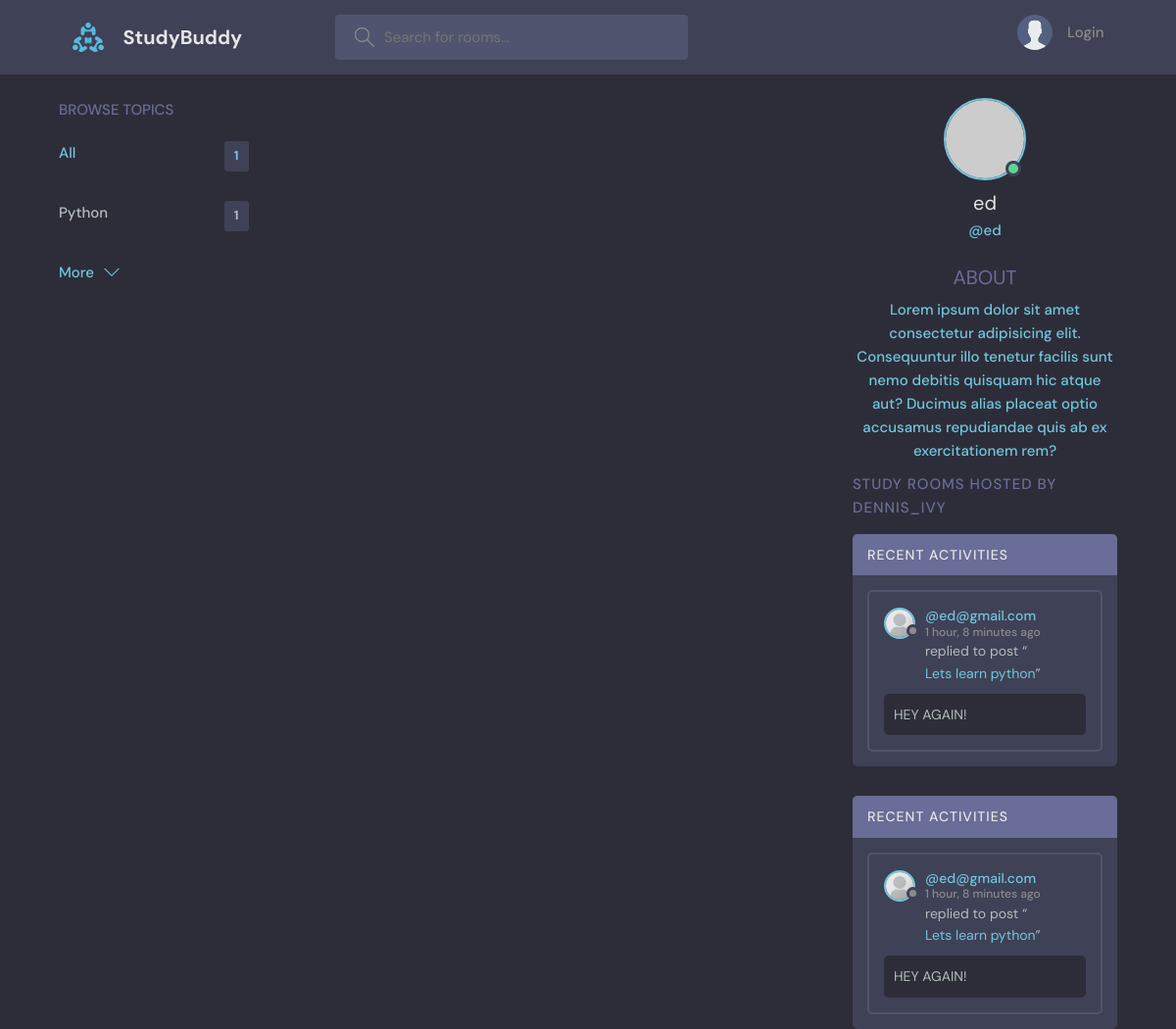
Page /profile/1/ on the committed database.
### base/models.py (models this page shows, shortened)
class Topic(models.Model):
    name = models.CharField(max_length = 200)

class User(AbstractUser):
    name = models.CharField(max_length=200, null=True)
    email = models.EmailField(unique=True, null=True)
    bio = models.TextField(null=True)
    avatar = models.ImageField(null=True, default="avatar.svg")
    USERNAME_FIELD = 'email'
    REQUIRED_FIELDS =[]

class Message(models.Model):
   user = models.ForeignKey(User, on_delete = models.CASCADE)
   room = models.ForeignKey(Room, on_delete = models.CASCADE)
   body = models.TextField()
   updated = models.DateTimeField(auto_now = True)
   created = models.DateTimeField(auto_now_add = True)
   class Meta:
        ordering = ['-updated', 'created']

class Room(models.Model):
    host = models.ForeignKey(User, on_delete = models.SET_NULL, null = True)
    topic = models.ForeignKey(Topic, on_delete = models.SET_NULL, null = True)
    name = models.CharField(max_length = 200)
    description = models.TextField(null = True, blank = True)
    participants = models.ManyToManyField(
        User, related_name='participants', blank=True)
    updated = models.DateTimeField(auto_now = True)
    created = models.DateTimeField(auto_now_add = True)
    class Meta:
        ordering = ['-updated', 'created']
    def __str__(self):
        return self.name

### base/views.py (the view)
# urls.py: path('profile/<str:pk>/', views.userProfile, name="user-profile"),
def userProfile(request, pk):
    user = User.objects.get(id=pk)
    rooms = user.room_set.all()
    room_messages = user.message_set.all()
    topics = Topic.objects.all()
    context = {'user':user, 'rooms':rooms, 'room_messages':room_messages, 'topics':topics}
    return render(request, 'base/profile.html', context)

### base/templates/base/profile.html (shortened to what this page needs)
{% extends 'main.html' %}
{% block content %}
  <main class="profile-page layout layout--3">
    <div class="container">
      {%include 'base/topic_component.html'%}
      <div class="roomList">
        <div class="profile">
          <div class="profile__avatar">
            <div class="avatar avatar--large active">
              <img src="https://randomuser.me/api/portraits/men/11.jpg" />
            </div>
          </div>
          <div class="profile__info">
            <h3>{{user.username}}</h3>
            <p>@{{user.username}}</p>
          <div class="profile__about">
            <h3>About</h3>
            <p>
              Lorem ipsum dolor sit amet consectetur adipisicing elit. Consequuntur illo tenetur
              facilis sunt nemo debitis quisquam hic atque aut? Ducimus alias placeat optio
              accusamus repudiandae quis ab ex exercitationem rem?
            </p>
          </div>
        </div>
        <div class="roomList__header">
          <div>
            <h2>Study Rooms Hosted by dennis_ivy</a>
            </h2>
          </div>
        </div>
        {% include 'base/activity_component.html'%}
      </div>
      {% include 'base/activity_component.html'%}
    </div>
  </main>
{% endblock content %}

### templates/main.html (shortened to what this page needs)
<!DOCTYPE html>
{% load static%}
<html lang="en">
  <head>
    <link rel="stylesheet" href="{% static 'styles/style.css' %}" />
  </head>
  <body>
    {%include 'navbar.html'%}
    {% block content %}
    {% endblock %}
    </body>
</html>

### templates/navbar.html (shortened to what this page needs)
{% load static %}
<header class="header header--loggedIn">
    <div class="container">
      <a href="{% url 'home' %}" class="header__logo">
        <img src="{% static 'images/logo.svg' %}" />
        <h1>StudyBuddy</h1>
      </a>
      <form class="header__search" method="GET" action="{% url 'home' %}">
        <label>
          <input name="q" placeholder="Search for rooms..." />
        </label>
      </form>
      <nav class="header__menu">
        {% if request.user.is_authenticated %}
        <div class="header__user">
          <a href="{% url 'update-user'%}">
            <div class="avatar avatar--medium active">
              <img src="{{request.user.avatar.url}}" />
            </div>
            <p> {{request.user.username}} <span> @{{request.user}} </span></p>
          </a>
          <button class="dropdown-button">
            <svg version="1.1" xmlns="http://www.w3.org/2000/svg" width="32" height="32" viewBox="0 0 32 32">
              <title>chevron-down</title>
              <path d="M16 21l-13-13h-3l16 16 16-16h-3l-13 13z"></path>
            </svg>
          </button>
        </div>
        {% else %}
        <a href="{% url 'login' %}">
          <img src="{% static 'images/avatar.svg' %}" />
          <p>Login</p>
        </a>
        {% endif %}
      </nav>
    </div>
  </header>

### base/templates/base/topic_component.html
<div class="topics">
    <div class="topics__header">
      <h2>Browse Topics</h2>
    </div>
    <ul class="topics__list">
      <li>
        <a href="{% url 'home' %}" class="active">All <span>{{topics.count}}</span></a>
      </li>
    {% for topic in topics%}
      <li>
        <a href="{% url 'home' %}?q={{topic.name}}">{{topic.name}} <span>{{topic.room_set.all.count}}</span></a>
      </li>
    {% endfor %}
    </ul>
    <a class="btn btn--link" href="{% url 'topics' %}">
      More
      <svg version="1.1" xmlns="http://www.w3.org/2000/svg" width="32" height="32" viewBox="0 0 32 32">
        <title>chevron-down</title>
        <path d="M16 21l-13-13h-3l16 16 16-16h-3l-13 13z"></path>
      </svg>
    </a>
  </div>

### base/templates/base/activity_component.html (shortened to what this page needs)
<div class="activities">
    <div class="activities__header">
      <h2>Recent Activities</h2>
    </div>
    {% for message in room_messages %}
    <div class="activities__box">
      <div class="activities__boxHeader roomListRoom__header">
        <a href="{% url 'user-profile' message.user.id %}" class="roomListRoom__author">
          <div class="avatar avatar--small">
            <img src="{{message.user.avatar.url}}" />
          </div>
          <p>
            @{{message.user}}
            <span>{{message.created|timesince}} ago</span>
          </p>
        </a>
      </div>
      <div class="activities__boxContent">
        <p>replied to post “<a href="{% url 'room' message.room.id %}">{{message.room}}</a>”</p>
        <div class="activities__boxRoomContent">
            {{message.body}}
        </div>
      </div>
    </div>
    {% endfor %}
</div>

### rows in the picture
Topic: name "Python", room_set.all.count "1"
User: username "ed"
Message: user.avatar (placeholder picture), user "ed@gmail.com", created "1 hour, 8 minutes", room "Lets learn python", body "HEY AGAIN!"

### other values in the picture
{{ topics.count }} "1"
